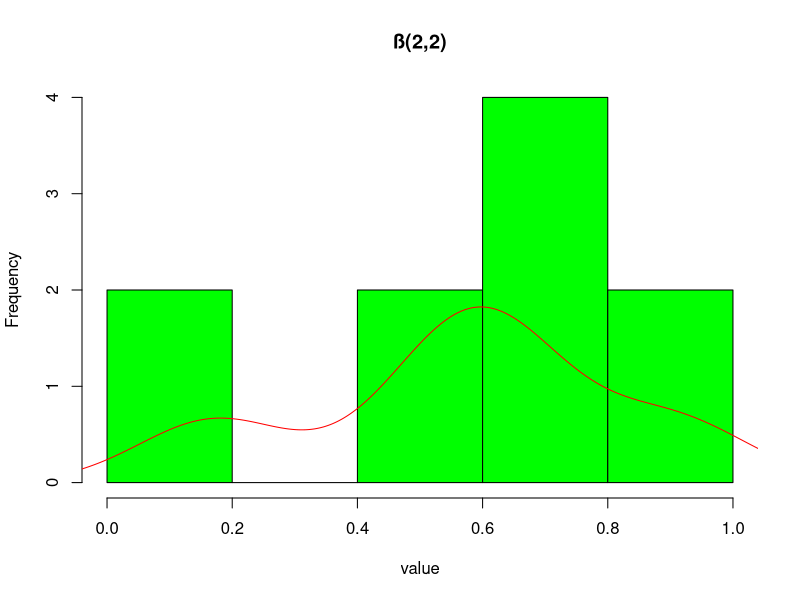

The R script that drew this image: (Note: this script raises an error after producing the figure.)
# Statistics, practical 6

# 6.1 Create a random sample of 10 values drawn from a β(2,2) distribution. Plot a
# histogram of the data values overlaid with a line describing the distribution 
# Test this sample for normality using Shapiro-Wilk, Kolgomorov-Smirnov and Anderson-
# Darling tests. Are the data values normally distributed? What can you infer about the
# distribution from which the data values are drawn using only the evidence from the tests?

mybeta <- rbeta(10,2,2)
hist(mybeta, main="ß(2,2)", xlab="value", col="green")
lines(density(mybeta,adjust=2), col="red")


# Test for Normality
# The null hypothesis is that the sample is drawn from normal distributionShapiro-Wilks:
shapiro.test(mybeta)

# W = 0.8726, p-value = 0.1072 P-value above 0.05, therefore failed to reject the null hypothesis .
# Kolgomorov-Smirnov :
ks.test(mybeta,"pnorm",mean(mybeta), sd(mybeta))
# D = 0.2129, p-value = 0.681 alternative hypothesis: two-sided alternative hypothesis: two-sided
# P-value above 0.05, therefore failed to reject the null hypothesis

# Anderson-Darlington test :
ad.test(mybeta)
# A = 0.5159, p-value = 0.1427 P-value above 0.05, therefore failed to reject the null hypothesis
# All test failed to reject the null hypothesis, therefore we can assume the data is normally
# distributed .
  

# 6.2 For the β(2,2) distribution, increase the number of random values drawn to 50,
# to 100 and 1000. What are the p-values of each of the three normality tests in each case? Why
# do they change? For random samples of size N=40, what is the power of each of the three
# tests to detect the non-normality of data drawn from a β(3,2) distribution?

#  Normality tests for random sample of 50 :
mybeta <- rbeta(50,2,2)
# Shapiro-wilks:
  shapiro.test(mybeta)
# W = 0.9612, p-value = 0.09933 P-value above significance level 0.05, failed to reject null hypothesis

# Kolmogorov-smirnov:

  ks.test(mybeta,"pnorm",mean(mybeta), sd(mybeta))

# D = 0.126, p-value = 0.3738 alternative hypothesis: two-sided
# P-value above significance level 0.05, failed to reject null hypothesis

# Anderson-darling:
  ad.test(mybeta)
# A = 0.5553, p-value = 0.1444
# P-value above significance level 0.05, failed to reject null hypothesis

# Normality test for random sample of 100:
  mybeta2 <- rbeta(100,2,2)
# Shapiro-wilks:
  shapiro.test(mybeta2)
# W = 0.9776, p-value = 0.08594
# P-value above significance level 0.05, failed to reject null hypothesisKolmogorov-smirnov:
  ks.test(mybeta,"pnorm",mean(mybeta2), sd(mybeta2))

# D = 0.113, p-value = 0.5096 alternative hypothesis: two-sided
# P-value above significance level 0.05, failed to reject null hypothesis

# Anderson-darling:
  ad.test(mybeta2)
# A = 0.5405, p-value = 0.1616
# P-value above significance level 0.05, failed to reject null hypothesis

# Normality test for random sample of 1000:
  mybeta3 <- rbeta(1000,2,2)
# Shapiro-wilks:
  shapiro.test(mybeta3)

# W = 0.9842, p-value = 6.281e-09
# P-value below significance level 0.05, we can reject the null hypothesis

# Kolmogorov-smirnov:
  ks.test(mybeta3,"pnorm",mean(mybeta3), sd(mybeta3))

# D = 0.0432, p-value = 0.048
# alternative hypothesis: two-sided
# P-value below significance level 0.05, we can reject the null hypothesis
  
# Anderson-darling:
  ad.test(mybeta3)
# A = 3.4201, p-value = 1.48e-08
# P-value below significance level 0.05, we can reject the null hypothesis

# What are the p-values of each of the three normality tests in each case? Why
# do they change?
# We failed to reject the null hypothesis in all test with sample size 50 and 100, but the p-value
# decrease below the significance level with sample size 100.
# The sample size determines the amount of sampling error inherent in a test result. Increasing sample
# size is a way to improve the statistical power of a test.

  
# For random samples of size N=40, what is the power of each of the three
# tests to detect the non-normality of data drawn from a β(3,2) distribution?
outputS <- NULL
outputK <- NULL
outputA <- NULL
for ( i in 1:5000) {
  mybeta <- rbeta(40,3,2)
  s <- shapiro.test(mybeta)
  outputS[i] = s$p.value
  k <- ks.test(mybeta,"pnorm",mean(mybeta), sd(mybeta))
  outputK[i] = k$p.value
  a <- ad.test(mybeta)
  outputA[i] = a$p.value
}
#Fraction of non-normal data obtain from Shapiro-wilks
fractionS= sum(outputS<0.05)/length(outputS)
fractionS

#Fraction of non-normal data obtain from Kolmogorov-smirnov
fractionK= sum(outputK<0.05)/length(outputK)
fractionK

#Fraction of non-normal data obtain from Anderson-darling
fractionA= sum(outputA<0.05)/length(outputA)
fractionA

# Shapiro-wilks test is the test with more power, detecting a bigger fraction of non-normal data,
# followed by Anderson-darling and the weakest is Kolmogorov-smirnov.

# 6.3 Check the normality of the expression levels all of the 3051 genes in the Golub
#(1999) dataset for the ALL patients using the Anderson-Darling test. What fraction of the
# distributions of gene expression levels are not normal?

for ( i in 1:3051) {
  ad <- ad.test(golub[i,gol.fac=="ALL"]) # check for normality using Anderson-Darling test for
  # expression levels of all genes for ALL patients
  output[i] = ad$p.value # store in a vector the gene and the p value
}
fraction= sum(output<0.05)/length(output)
# [1] 0.3926581  fraction of non-normal data for all genes from ALL patients

# 6.4 Plot separate histograms of the expression levels for the gene CCND3 Cyclin
# D3 (row 1042 of the Golub data) for the data from ALL and for AML patients.

geneCCND3all <- golub[1042,gol.fac=="ALL"]
geneCCND3aml <- golub[1042,gol.fac=="AML"]
par(mfrow=c(2,2))
hist(geneCCND3all, breaks=10, main= "CCND3 Cyclin D3 ALL patients", xlab="Expression
level", xlim=c(-2,3), ylim=c(0,12) )
hist(geneCCND3aml, breaks=10, main= "CCND3 Cyclin D3 AML patients", xlab="Expression
level", xlim=c(-2,3), ylim=c(0,12))

# Do the expression levels differ between the ALL patients and the AML patients?
# The spread of the histogram for ALL patients looks larger than AML patients, more variability and
# the shape is left-skewed, with more data for expresssion levels concentrated between 2 and 3. Also,
# the ALL patients histogram reflect more data for expression levels than AML histogram.
# The shape of AML histogram looks with negative kurtosis with the tails spread.


 
# Test for any difference in expression levels between the two groups using the Mann-Whitney-
# Wilcox (MWW) rank sum test (wilcox.test).
wilcox.test(geneCCND3all, geneCCND3aml)

# W = 284, p-value = 6.15e-07
# The p-value is belown the level of significance 0.05, therefore failed to accept the null hypothesis.

# The null hypothesis is equality of means for both samples

# Test for any difference using the Kolgomorov-Smirnov (KS) test (ks.test).
ks.test(geneCCND3all, geneCCND3aml)

# D = 0.835, p-value = 4.792e-06
# The p-value is below the level of significance, therefore failed to accept the null hypothesis.

# The null hypothesis is that both samples are drawn from the same distribution


# 6.5 For how many of the 3051 genes of the Golub data set is the distribution of
# expression levels different between the ALL and AML patients?

for ( i in 1:3051) {
  ks <- ks.test(golub[i,gol.fac=="ALL"], golub[i,gol.fac=="AML"], exact=FALSE) # compare with ks.test ALL and AML patients for each gene
  output[i] <- ks$p.value # store in a vector the gene and the p value
  }
  # How many genes the distribution of expression levels different between the ALL and AML patients
  length(output[output<0.05])
  